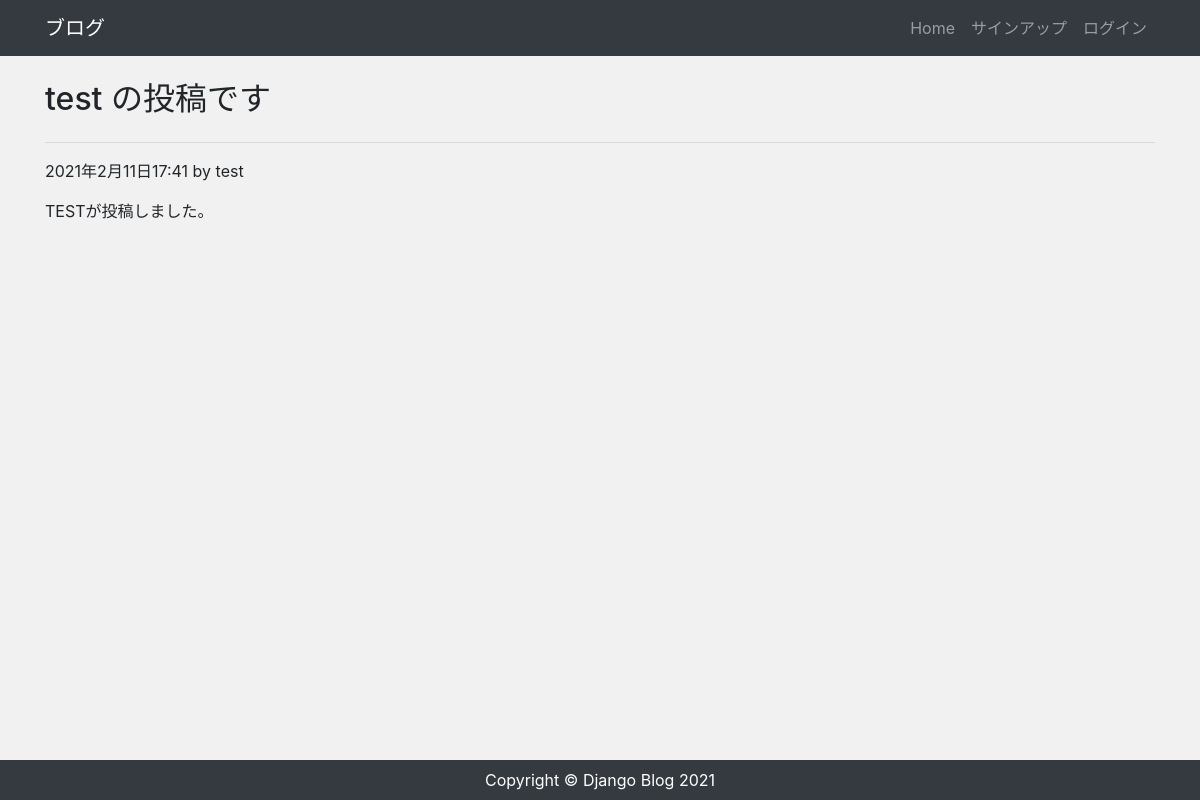
The app's page /post/4/ with its own data.
### app/models.py (models this page shows, shortened)
class Post(models.Model):
  author = models.ForeignKey(settings.AUTH_USER_MODEL, on_delete=models.CASCADE)
  title = models.CharField('タイトル',max_length=200)
  content = models.TextField('本文')
  created = models.DateTimeField('作成日', default=timezone.now)

### app/views.py (the view)
# urls.py: path('post/<int:pk>/',views.PostDetailView.as_view(),name='post_detail'),
class PostDetailView(View):
  def get(self,request,*args,**kwargs):
    post_data = Post.objects.get(id=self.kwargs['pk'])
    return render(request, 'app/post_detail.html', {
      'post_data': post_data
    })

### app/templates/app/post_detail.html (shortened to what this page needs)
{% extends 'app/base.html' %}
{% block content %}
<h2 class="my-4">{{ post_data.title }}</h2>
<hr>
<p>{{ post_data.created }} by {{ post_data.author }}</p>
<p>{{ post_data.content|linebreaksbr }}</p>
{% endblock %}

### app/static/css/style.css (style rules this page uses)
* { margin: 0; padding: 0; box-sizing: border-box; }
body { background-color: #f1f1f1; display: flex; flex-flow: column; min-height: 100vh; }

### records on screen
Post: title "test の投稿です", created "2021年2月11日17:41", author "test", content "TESTが投稿しました。"
